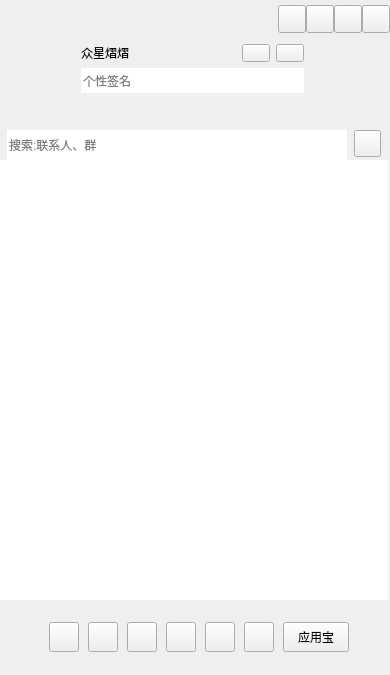
<?xml version="1.0" encoding="UTF-8"?>
<ui version="4.0">
 <class>CCMainWindowClass</class>
 <widget class="QWidget" name="CCMainWindowClass">
  <property name="geometry">
   <rect>
    <x>0</x>
    <y>0</y>
    <width>390</width>
    <height>675</height>
   </rect>
  </property>
  <property name="sizePolicy">
   <sizepolicy hsizetype="Fixed" vsizetype="Fixed">
    <horstretch>0</horstretch>
    <verstretch>0</verstretch>
   </sizepolicy>
  </property>
  <property name="minimumSize">
   <size>
    <width>390</width>
    <height>675</height>
   </size>
  </property>
  <property name="maximumSize">
   <size>
    <width>390</width>
    <height>675</height>
   </size>
  </property>
  <property name="windowTitle">
   <string>CCMainWindow</string>
  </property>
  <layout class="QVBoxLayout" name="verticalLayout_6">
   <property name="spacing">
    <number>0</number>
   </property>
   <property name="leftMargin">
    <number>0</number>
   </property>
   <property name="topMargin">
    <number>0</number>
   </property>
   <property name="rightMargin">
    <number>0</number>
   </property>
   <property name="bottomMargin">
    <number>0</number>
   </property>
   <item>
    <widget class="QWidget" name="titleWidget" native="true">
     <property name="sizePolicy">
      <sizepolicy hsizetype="Fixed" vsizetype="Fixed">
       <horstretch>0</horstretch>
       <verstretch>0</verstretch>
      </sizepolicy>
     </property>
     <property name="minimumSize">
      <size>
       <width>390</width>
       <height>130</height>
      </size>
     </property>
     <property name="maximumSize">
      <size>
       <width>390</width>
       <height>130</height>
      </size>
     </property>
     <property name="titleSkin" stdset="0">
      <bool>true</bool>
     </property>
     <layout class="QVBoxLayout" name="verticalLayout_2">
      <property name="leftMargin">
       <number>0</number>
      </property>
      <property name="topMargin">
       <number>0</number>
      </property>
      <property name="rightMargin">
       <number>0</number>
      </property>
      <property name="bottomMargin">
       <number>0</number>
      </property>
      <item>
       <layout class="QHBoxLayout" name="horizontalLayout">
        <property name="spacing">
         <number>0</number>
        </property>
        <property name="leftMargin">
         <number>5</number>
        </property>
        <item>
         <widget class="QLabel" name="titleIcon">
          <property name="sizePolicy">
           <sizepolicy hsizetype="Fixed" vsizetype="Fixed">
            <horstretch>0</horstretch>
            <verstretch>0</verstretch>
           </sizepolicy>
          </property>
          <property name="minimumSize">
           <size>
            <width>42</width>
            <height>19</height>
           </size>
          </property>
          <property name="maximumSize">
           <size>
            <width>42</width>
            <height>19</height>
           </size>
          </property>
          <property name="text">
           <string/>
          </property>
         </widget>
        </item>
        <item>
         <spacer name="horizontalSpacer">
          <property name="orientation">
           <enum>Qt::Horizontal</enum>
          </property>
          <property name="sizeType">
           <enum>QSizePolicy::Preferred</enum>
          </property>
          <property name="sizeHint" stdset="0">
           <size>
            <width>400</width>
            <height>20</height>
           </size>
          </property>
         </spacer>
        </item>
        <item>
         <widget class="QPushButton" name="placehold1">
          <property name="sizePolicy">
           <sizepolicy hsizetype="Fixed" vsizetype="Fixed">
            <horstretch>0</horstretch>
            <verstretch>0</verstretch>
           </sizepolicy>
          </property>
          <property name="minimumSize">
           <size>
            <width>28</width>
            <height>28</height>
           </size>
          </property>
          <property name="maximumSize">
           <size>
            <width>28</width>
            <height>28</height>
           </size>
          </property>
          <property name="text">
           <string/>
          </property>
         </widget>
        </item>
        <item>
         <widget class="QPushButton" name="placehold2">
          <property name="sizePolicy">
           <sizepolicy hsizetype="Fixed" vsizetype="Fixed">
            <horstretch>0</horstretch>
            <verstretch>0</verstretch>
           </sizepolicy>
          </property>
          <property name="minimumSize">
           <size>
            <width>28</width>
            <height>28</height>
           </size>
          </property>
          <property name="maximumSize">
           <size>
            <width>28</width>
            <height>28</height>
           </size>
          </property>
          <property name="text">
           <string/>
          </property>
         </widget>
        </item>
        <item>
         <widget class="QPushButton" name="sysmin">
          <property name="sizePolicy">
           <sizepolicy hsizetype="Fixed" vsizetype="Fixed">
            <horstretch>0</horstretch>
            <verstretch>0</verstretch>
           </sizepolicy>
          </property>
          <property name="minimumSize">
           <size>
            <width>28</width>
            <height>28</height>
           </size>
          </property>
          <property name="maximumSize">
           <size>
            <width>28</width>
            <height>28</height>
           </size>
          </property>
          <property name="text">
           <string/>
          </property>
         </widget>
        </item>
        <item>
         <widget class="QPushButton" name="sysclose">
          <property name="sizePolicy">
           <sizepolicy hsizetype="Fixed" vsizetype="Fixed">
            <horstretch>0</horstretch>
            <verstretch>0</verstretch>
           </sizepolicy>
          </property>
          <property name="minimumSize">
           <size>
            <width>28</width>
            <height>28</height>
           </size>
          </property>
          <property name="maximumSize">
           <size>
            <width>28</width>
            <height>28</height>
           </size>
          </property>
          <property name="text">
           <string/>
          </property>
         </widget>
        </item>
       </layout>
      </item>
      <item>
       <layout class="QHBoxLayout" name="horizontalLayout_3">
        <property name="leftMargin">
         <number>7</number>
        </property>
        <property name="rightMargin">
         <number>10</number>
        </property>
        <item>
         <widget class="QLabel" name="headLabel">
          <property name="sizePolicy">
           <sizepolicy hsizetype="Fixed" vsizetype="Fixed">
            <horstretch>0</horstretch>
            <verstretch>0</verstretch>
           </sizepolicy>
          </property>
          <property name="minimumSize">
           <size>
            <width>68</width>
            <height>68</height>
           </size>
          </property>
          <property name="maximumSize">
           <size>
            <width>68</width>
            <height>68</height>
           </size>
          </property>
          <property name="text">
           <string/>
          </property>
         </widget>
        </item>
        <item>
         <layout class="QVBoxLayout" name="verticalLayout">
          <property name="topMargin">
           <number>0</number>
          </property>
          <property name="rightMargin">
           <number>0</number>
          </property>
          <property name="bottomMargin">
           <number>0</number>
          </property>
          <item>
           <layout class="QHBoxLayout" name="horizontalLayout_2">
            <item>
             <widget class="QLabel" name="nameLabel">
              <property name="text">
               <string>众星熠熠</string>
              </property>
             </widget>
            </item>
            <item>
             <widget class="QPushButton" name="statusBtn">
              <property name="sizePolicy">
               <sizepolicy hsizetype="Fixed" vsizetype="Fixed">
                <horstretch>0</horstretch>
                <verstretch>0</verstretch>
               </sizepolicy>
              </property>
              <property name="minimumSize">
               <size>
                <width>28</width>
                <height>18</height>
               </size>
              </property>
              <property name="maximumSize">
               <size>
                <width>28</width>
                <height>18</height>
               </size>
              </property>
              <property name="text">
               <string/>
              </property>
              <property name="hasborder" stdset="0">
               <bool>true</bool>
              </property>
             </widget>
            </item>
            <item>
             <widget class="QPushButton" name="lvBtn">
              <property name="sizePolicy">
               <sizepolicy hsizetype="Fixed" vsizetype="Fixed">
                <horstretch>0</horstretch>
                <verstretch>0</verstretch>
               </sizepolicy>
              </property>
              <property name="minimumSize">
               <size>
                <width>28</width>
                <height>18</height>
               </size>
              </property>
              <property name="maximumSize">
               <size>
                <width>28</width>
                <height>18</height>
               </size>
              </property>
              <property name="text">
               <string/>
              </property>
              <property name="hasborder" stdset="0">
               <bool>true</bool>
              </property>
             </widget>
            </item>
           </layout>
          </item>
          <item>
           <widget class="QLineEdit" name="lineEdit">
            <property name="minimumSize">
             <size>
              <width>0</width>
              <height>25</height>
             </size>
            </property>
            <property name="maximumSize">
             <size>
              <width>16777215</width>
              <height>25</height>
             </size>
            </property>
            <property name="frame">
             <bool>false</bool>
            </property>
            <property name="placeholderText">
             <string>个性签名</string>
            </property>
           </widget>
          </item>
          <item>
           <widget class="QWidget" name="appWidget" native="true">
            <property name="sizePolicy">
             <sizepolicy hsizetype="Preferred" vsizetype="Fixed">
              <horstretch>0</horstretch>
              <verstretch>0</verstretch>
             </sizepolicy>
            </property>
            <property name="minimumSize">
             <size>
              <width>0</width>
              <height>25</height>
             </size>
            </property>
            <property name="maximumSize">
             <size>
              <width>16777215</width>
              <height>25</height>
             </size>
            </property>
           </widget>
          </item>
         </layout>
        </item>
        <item>
         <widget class="QPushButton" name="weatherBtn">
          <property name="sizePolicy">
           <sizepolicy hsizetype="Fixed" vsizetype="Fixed">
            <horstretch>0</horstretch>
            <verstretch>0</verstretch>
           </sizepolicy>
          </property>
          <property name="minimumSize">
           <size>
            <width>70</width>
            <height>70</height>
           </size>
          </property>
          <property name="maximumSize">
           <size>
            <width>70</width>
            <height>70</height>
           </size>
          </property>
          <property name="text">
           <string/>
          </property>
          <property name="icon">
           <iconset resource="CCMainWindow.qrc">
            <normaloff>:/Resources/weather/icon.ico</normaloff>:/Resources/weather/icon.ico</iconset>
          </property>
          <property name="iconSize">
           <size>
            <width>70</width>
            <height>70</height>
           </size>
          </property>
          <property name="autoDefault">
           <bool>false</bool>
          </property>
          <property name="default">
           <bool>false</bool>
          </property>
          <property name="flat">
           <bool>true</bool>
          </property>
         </widget>
        </item>
       </layout>
      </item>
     </layout>
    </widget>
   </item>
   <item>
    <widget class="QWidget" name="bodyWidget" native="true">
     <property name="sizePolicy">
      <sizepolicy hsizetype="Fixed" vsizetype="Fixed">
       <horstretch>0</horstretch>
       <verstretch>0</verstretch>
      </sizepolicy>
     </property>
     <property name="minimumSize">
      <size>
       <width>390</width>
       <height>470</height>
      </size>
     </property>
     <property name="maximumSize">
      <size>
       <width>390</width>
       <height>470</height>
      </size>
     </property>
     <layout class="QVBoxLayout" name="verticalLayout_4">
      <property name="spacing">
       <number>0</number>
      </property>
      <property name="leftMargin">
       <number>0</number>
      </property>
      <property name="topMargin">
       <number>0</number>
      </property>
      <property name="rightMargin">
       <number>0</number>
      </property>
      <property name="bottomMargin">
       <number>0</number>
      </property>
      <item>
       <widget class="QWidget" name="searchWidget" native="true">
        <property name="sizePolicy">
         <sizepolicy hsizetype="Fixed" vsizetype="Fixed">
          <horstretch>0</horstretch>
          <verstretch>0</verstretch>
         </sizepolicy>
        </property>
        <property name="minimumSize">
         <size>
          <width>390</width>
          <height>30</height>
         </size>
        </property>
        <property name="maximumSize">
         <size>
          <width>390</width>
          <height>30</height>
         </size>
        </property>
        <layout class="QHBoxLayout" name="horizontalLayout_4">
         <property name="spacing">
          <number>0</number>
         </property>
         <property name="leftMargin">
          <number>0</number>
         </property>
         <property name="topMargin">
          <number>0</number>
         </property>
         <property name="rightMargin">
          <number>0</number>
         </property>
         <item>
          <widget class="QLineEdit" name="searchLineEdit">
           <property name="sizePolicy">
            <sizepolicy hsizetype="Fixed" vsizetype="Fixed">
             <horstretch>0</horstretch>
             <verstretch>0</verstretch>
            </sizepolicy>
           </property>
           <property name="minimumSize">
            <size>
             <width>340</width>
             <height>30</height>
            </size>
           </property>
           <property name="maximumSize">
            <size>
             <width>340</width>
             <height>30</height>
            </size>
           </property>
           <property name="frame">
            <bool>false</bool>
           </property>
           <property name="placeholderText">
            <string>搜索:联系人、群</string>
           </property>
          </widget>
         </item>
         <item>
          <widget class="QPushButton" name="searchBtn">
           <property name="sizePolicy">
            <sizepolicy hsizetype="Fixed" vsizetype="Fixed">
             <horstretch>0</horstretch>
             <verstretch>0</verstretch>
            </sizepolicy>
           </property>
           <property name="minimumSize">
            <size>
             <width>27</width>
             <height>27</height>
            </size>
           </property>
           <property name="maximumSize">
            <size>
             <width>27</width>
             <height>27</height>
            </size>
           </property>
           <property name="text">
            <string/>
           </property>
          </widget>
         </item>
        </layout>
       </widget>
      </item>
      <item>
       <widget class="QScrollArea" name="scrollArea">
        <property name="sizePolicy">
         <sizepolicy hsizetype="Fixed" vsizetype="Fixed">
          <horstretch>0</horstretch>
          <verstretch>0</verstretch>
         </sizepolicy>
        </property>
        <property name="minimumSize">
         <size>
          <width>390</width>
          <height>440</height>
         </size>
        </property>
        <property name="maximumSize">
         <size>
          <width>390</width>
          <height>440</height>
         </size>
        </property>
        <property name="frameShape">
         <enum>QFrame::NoFrame</enum>
        </property>
        <property name="widgetResizable">
         <bool>true</bool>
        </property>
        <widget class="QWidget" name="scrollAreaWidgetContents">
         <property name="geometry">
          <rect>
           <x>0</x>
           <y>0</y>
           <width>390</width>
           <height>440</height>
          </rect>
         </property>
         <property name="sizePolicy">
          <sizepolicy hsizetype="Fixed" vsizetype="Fixed">
           <horstretch>0</horstretch>
           <verstretch>0</verstretch>
          </sizepolicy>
         </property>
         <property name="minimumSize">
          <size>
           <width>390</width>
           <height>440</height>
          </size>
         </property>
         <property name="maximumSize">
          <size>
           <width>390</width>
           <height>440</height>
          </size>
         </property>
         <layout class="QVBoxLayout" name="verticalLayout_3">
          <property name="spacing">
           <number>0</number>
          </property>
          <property name="leftMargin">
           <number>0</number>
          </property>
          <property name="topMargin">
           <number>0</number>
          </property>
          <property name="rightMargin">
           <number>0</number>
          </property>
          <property name="bottomMargin">
           <number>0</number>
          </property>
          <item>
           <widget class="QTreeWidget" name="treeWidget">
            <property name="sizePolicy">
             <sizepolicy hsizetype="Fixed" vsizetype="Fixed">
              <horstretch>0</horstretch>
              <verstretch>0</verstretch>
             </sizepolicy>
            </property>
            <property name="minimumSize">
             <size>
              <width>388</width>
              <height>440</height>
             </size>
            </property>
            <property name="maximumSize">
             <size>
              <width>388</width>
              <height>440</height>
             </size>
            </property>
            <property name="frameShape">
             <enum>QFrame::NoFrame</enum>
            </property>
            <property name="verticalScrollBarPolicy">
             <enum>Qt::ScrollBarAlwaysOff</enum>
            </property>
            <property name="horizontalScrollBarPolicy">
             <enum>Qt::ScrollBarAlwaysOff</enum>
            </property>
            <property name="editTriggers">
             <set>QAbstractItemView::AllEditTriggers</set>
            </property>
            <property name="indentation">
             <number>0</number>
            </property>
            <property name="headerHidden">
             <bool>true</bool>
            </property>
            <property name="expandsOnDoubleClick">
             <bool>false</bool>
            </property>
            <column>
             <property name="text">
              <string notr="true">1</string>
             </property>
            </column>
           </widget>
          </item>
         </layout>
        </widget>
       </widget>
      </item>
     </layout>
    </widget>
   </item>
   <item>
    <widget class="QWidget" name="bottomWidget" native="true">
     <property name="sizePolicy">
      <sizepolicy hsizetype="Fixed" vsizetype="Fixed">
       <horstretch>0</horstretch>
       <verstretch>0</verstretch>
      </sizepolicy>
     </property>
     <property name="minimumSize">
      <size>
       <width>390</width>
       <height>75</height>
      </size>
     </property>
     <property name="maximumSize">
      <size>
       <width>390</width>
       <height>75</height>
      </size>
     </property>
     <property name="bottomSkin" stdset="0">
      <bool>true</bool>
     </property>
     <layout class="QVBoxLayout" name="verticalLayout_5">
      <property name="spacing">
       <number>0</number>
      </property>
      <property name="leftMargin">
       <number>0</number>
      </property>
      <property name="topMargin">
       <number>0</number>
      </property>
      <property name="rightMargin">
       <number>0</number>
      </property>
      <property name="bottomMargin">
       <number>0</number>
      </property>
      <item>
       <layout class="QHBoxLayout" name="bottomHor"/>
      </item>
      <item>
       <layout class="QHBoxLayout" name="horizontalLayout_6">
        <property name="spacing">
         <number>0</number>
        </property>
        <property name="leftMargin">
         <number>40</number>
        </property>
        <property name="rightMargin">
         <number>30</number>
        </property>
        <item>
         <widget class="QPushButton" name="bottomBtn_1">
          <property name="sizePolicy">
           <sizepolicy hsizetype="Fixed" vsizetype="Fixed">
            <horstretch>0</horstretch>
            <verstretch>0</verstretch>
           </sizepolicy>
          </property>
          <property name="minimumSize">
           <size>
            <width>30</width>
            <height>30</height>
           </size>
          </property>
          <property name="maximumSize">
           <size>
            <width>30</width>
            <height>30</height>
           </size>
          </property>
          <property name="text">
           <string/>
          </property>
         </widget>
        </item>
        <item>
         <widget class="QPushButton" name="bottomBtn_2">
          <property name="sizePolicy">
           <sizepolicy hsizetype="Fixed" vsizetype="Fixed">
            <horstretch>0</horstretch>
            <verstretch>0</verstretch>
           </sizepolicy>
          </property>
          <property name="minimumSize">
           <size>
            <width>30</width>
            <height>30</height>
           </size>
          </property>
          <property name="maximumSize">
           <size>
            <width>30</width>
            <height>30</height>
           </size>
          </property>
          <property name="text">
           <string/>
          </property>
         </widget>
        </item>
        <item>
         <widget class="QPushButton" name="bottomBtn_3">
          <property name="sizePolicy">
           <sizepolicy hsizetype="Fixed" vsizetype="Fixed">
            <horstretch>0</horstretch>
            <verstretch>0</verstretch>
           </sizepolicy>
          </property>
          <property name="minimumSize">
           <size>
            <width>30</width>
            <height>30</height>
           </size>
          </property>
          <property name="maximumSize">
           <size>
            <width>30</width>
            <height>30</height>
           </size>
          </property>
          <property name="text">
           <string/>
          </property>
         </widget>
        </item>
        <item>
         <widget class="QPushButton" name="bottomBtn_4">
          <property name="sizePolicy">
           <sizepolicy hsizetype="Fixed" vsizetype="Fixed">
            <horstretch>0</horstretch>
            <verstretch>0</verstretch>
           </sizepolicy>
          </property>
          <property name="minimumSize">
           <size>
            <width>30</width>
            <height>30</height>
           </size>
          </property>
          <property name="maximumSize">
           <size>
            <width>30</width>
            <height>30</height>
           </size>
          </property>
          <property name="text">
           <string/>
          </property>
         </widget>
        </item>
        <item>
         <widget class="QPushButton" name="bottomBtn_5">
          <property name="sizePolicy">
           <sizepolicy hsizetype="Fixed" vsizetype="Fixed">
            <horstretch>0</horstretch>
            <verstretch>0</verstretch>
           </sizepolicy>
          </property>
          <property name="minimumSize">
           <size>
            <width>30</width>
            <height>30</height>
           </size>
          </property>
          <property name="maximumSize">
           <size>
            <width>30</width>
            <height>30</height>
           </size>
          </property>
          <property name="text">
           <string/>
          </property>
         </widget>
        </item>
        <item>
         <widget class="QPushButton" name="bottomBtn_6">
          <property name="sizePolicy">
           <sizepolicy hsizetype="Fixed" vsizetype="Fixed">
            <horstretch>0</horstretch>
            <verstretch>0</verstretch>
           </sizepolicy>
          </property>
          <property name="minimumSize">
           <size>
            <width>30</width>
            <height>30</height>
           </size>
          </property>
          <property name="maximumSize">
           <size>
            <width>30</width>
            <height>30</height>
           </size>
          </property>
          <property name="text">
           <string/>
          </property>
         </widget>
        </item>
        <item>
         <widget class="QPushButton" name="bottomBtn_7">
          <property name="sizePolicy">
           <sizepolicy hsizetype="Fixed" vsizetype="Fixed">
            <horstretch>0</horstretch>
            <verstretch>0</verstretch>
           </sizepolicy>
          </property>
          <property name="minimumSize">
           <size>
            <width>66</width>
            <height>30</height>
           </size>
          </property>
          <property name="maximumSize">
           <size>
            <width>66</width>
            <height>30</height>
           </size>
          </property>
          <property name="text">
           <string>应用宝</string>
          </property>
         </widget>
        </item>
       </layout>
      </item>
     </layout>
    </widget>
   </item>
  </layout>
 </widget>
 <layoutdefault spacing="6" margin="11"/>
 <resources>
  <include location="CCMainWindow.qrc"/>
 </resources>
 <connections/>
</ui>
